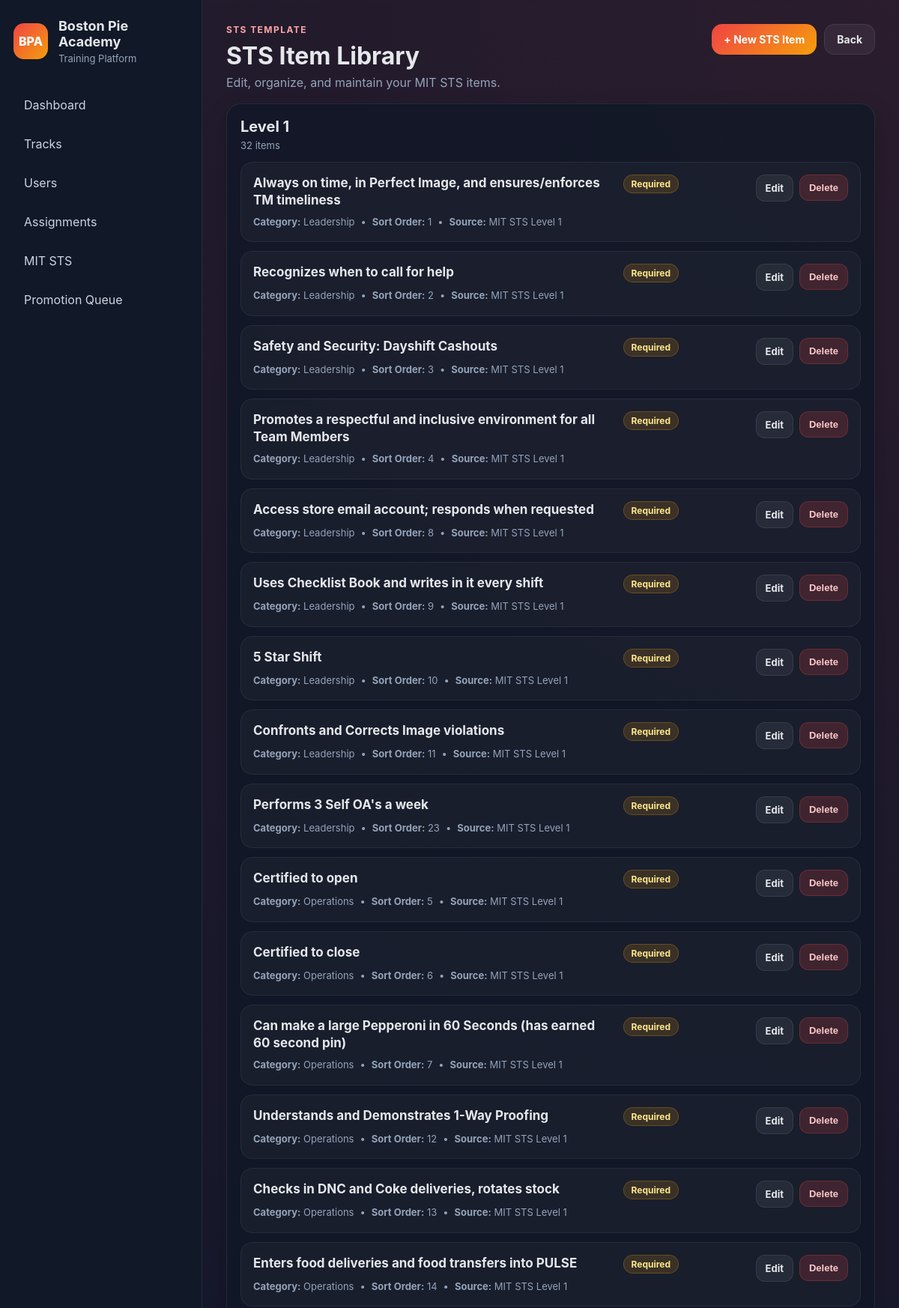
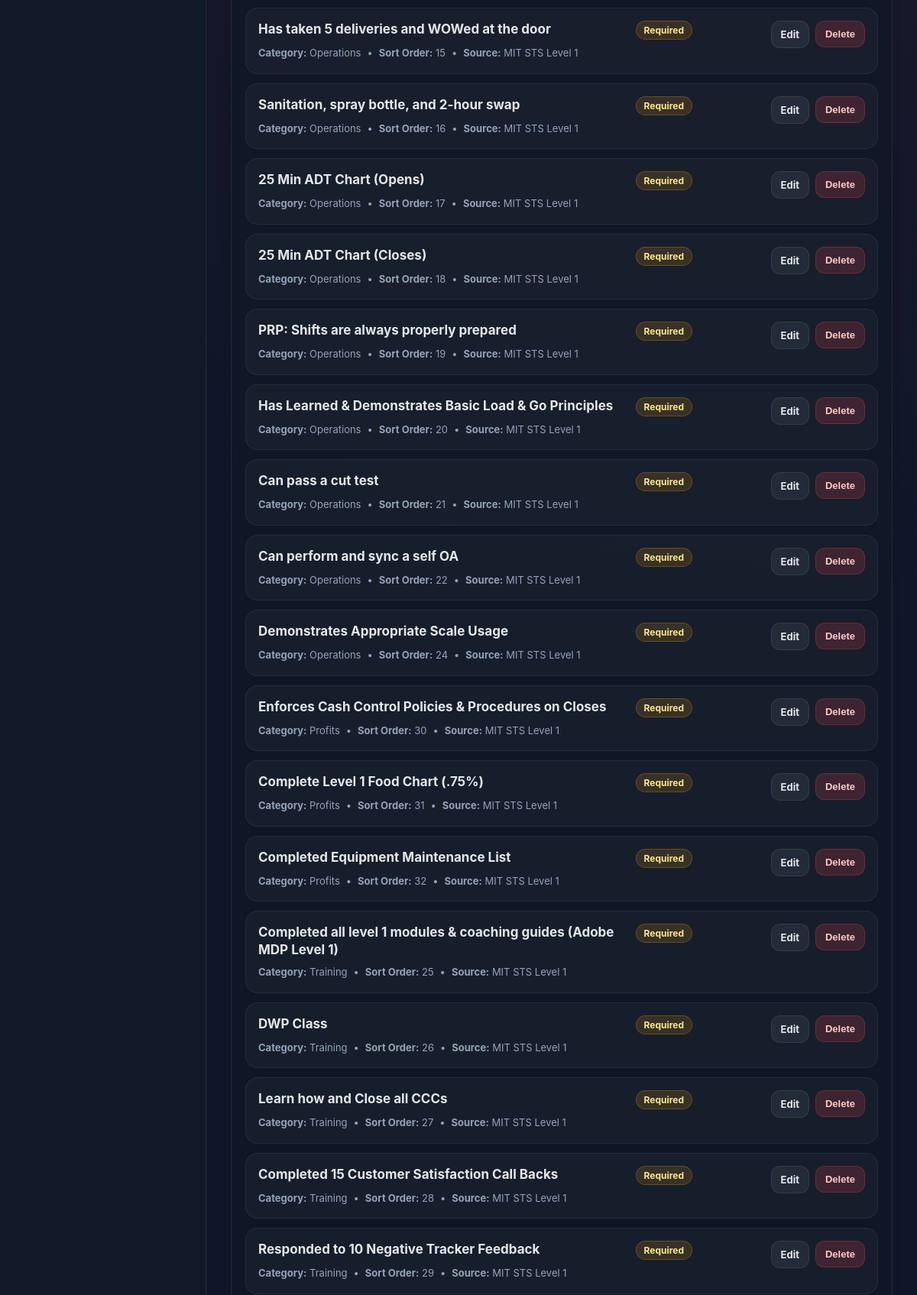
The app's page /mit-sts/templates (signed in, upper part) with its own data (2 pictures, top to bottom).
### app/models.py (models this page shows, shortened)
class MITLevelTemplate(db.Model):
    __tablename__ = "mit_level_templates"
    id = db.Column(db.Integer, primary_key=True)
    level_number = db.Column(db.Integer, nullable=False)
    category = db.Column(db.String(100), nullable=True)
    item_name = db.Column(db.String(255), nullable=False)
    item_description = db.Column(db.Text, nullable=True)
    sort_order = db.Column(db.Integer, default=0)
    is_required = db.Column(db.Boolean, default=True)
    source_ref = db.Column(db.String(255), nullable=True)
    progress_records = db.relationship(
        "MITLevelProgress",
        backref="template_item",
        cascade="all, delete-orphan",
        lazy=True
    )
    action_plan_items = db.relationship(
        "MITActionPlanItem",
        backref="related_template_item",
        lazy=True
    )
    tasks = db.relationship(
        "MITTask",
        backref="task_template_item",
        lazy=True
    )

### app/mit_sts/routes.py (the view)
@mit_sts_bp.route("/templates")
@login_required
def template_library():
    if not can_manage_templates():
        flash("You do not have permission to manage STS templates.", "danger")
        return redirect(url_for("academy.dashboard"))
    templates = MITLevelTemplate.query.order_by(
        MITLevelTemplate.level_number.asc(),
        MITLevelTemplate.category.asc(),
        MITLevelTemplate.sort_order.asc(),
        MITLevelTemplate.id.asc(),
    ).all()
    grouped_templates = defaultdict(list)
    for item in templates:
        grouped_templates[item.level_number].append(item)
    return render_template(
        "mit_sts/template_library.html",
        grouped_templates=dict(grouped_templates),
        user=current_user,
    )

### app/mit_sts/routes.py (called while the page is built)
def can_manage_templates():
    return current_user.is_authenticated and current_user.role in [
        "admin",
        "training_director",
        "coach",
    ]

### app/models.py (called while the page is built)
@login_manager.user_loader
def load_user(user_id):
    return User.query.get(int(user_id))

    @property
    def is_active(self):
        return self.is_active_user

### app/templates/mit_sts/template_library.html (shortened to what this page needs)
{% extends "base.html" %}
{% block content %}
<div class="page-header page-header-tight">
    <div>
        <p class="eyebrow">STS TEMPLATE</p>
        <h2>STS Item Library</h2>
        <p class="subtle">Edit, organize, and maintain your MIT STS items.</p>
    </div>
    <div class="track-actions">
        <a class="btn btn-primary" href="{{ url_for('mit_sts.new_template_item') }}">+ New STS Item</a>
        <a class="btn btn-secondary" href="{{ url_for('mit_sts.dashboard') }}">Back</a>
    </div>
</div>
<div class="task-board-stack">
    {% for level_number, items in grouped_templates.items() %}
    <div class="task-section-card">
        <div class="task-section-header">
            <div>
                <h3>Level {{ level_number }}</h3>
                <p>{{ items|length }} item{{ '' if items|length == 1 else 's' }}</p>
            </div>
        </div>
        <div class="task-list-compact">
            {% for item in items %}
            <div class="task-item-card">
                <div class="task-item-main">
                    <div class="task-item-topline">
                        <h4>{{ item.item_name }}</h4>
                        <span class="badge">{{ 'Required' if item.is_required else 'Optional' }}</span>
                    </div>
                    <div class="task-meta-row">
                        <span><strong>Category:</strong> {{ item.category or 'General' }}</span>
                        <span>•</span>
                        <span><strong>Sort Order:</strong> {{ item.sort_order }}</span>
                        {% if item.source_ref %}
                        <span>•</span>
                        <span><strong>Source:</strong> {{ item.source_ref }}</span>
                        {% endif %}
                    </div>
                </div>
                <div class="task-action-cluster">
                    <a class="btn btn-secondary btn-sm" href="{{ url_for('mit_sts.edit_template_item', item_id=item.id) }}">Edit</a>
                    <form method="POST" action="{{ url_for('mit_sts.delete_template_item', item_id=item.id) }}" onsubmit="return confirm('Delete this STS item?');">
                        <button type="submit" class="btn btn-danger btn-sm">Delete</button>
                    </form>
                </div>
            </div>
            {% endfor %}
        </div>
    </div>
    {% endfor %}
</div>
{% endblock %}

### app/static/css/style.css (style rules this page uses)
* { box-sizing: border-box; }
body { margin: 0; font-family: Inter, Arial, sans-serif; background: #0f172a; color: #e5e7eb; }
a { text-decoration: none; }
.page-header { display: flex; align-items: flex-start; justify-content: space-between; gap: 16px; margin-bottom: 24px; }
.eyebrow { margin: 0 0 8px; color: #fca5a5; font-size: 12px; font-weight: 700; letter-spacing: 0.12em; }
.page-header h2 { margin: 0; font-size: 32px; }
.subtle { margin: 8px 0 0; color: #94a3b8; }
.track-actions { display: flex; gap: 10px; flex-wrap: wrap; }
.btn { border: none; border-radius: 14px; padding: 11px 16px; cursor: pointer; font-weight: 700; font-size: 14px; display: inline-flex; align-items: center; justify-content: center; }
.btn-primary { background: linear-gradient(135deg, #ef4444, #f59e0b); color: white; }
.btn-secondary { background: rgba(255,255,255,0.06); color: #e5e7eb; border: 1px solid rgba(255,255,255,0.08); }
.btn-danger { background: rgba(239, 68, 68, 0.18); color: #fecaca; border: 1px solid rgba(239, 68, 68, 0.25); }
.badge { display: inline-flex; align-items: center; padding: 4px 10px; border-radius: 999px; background: rgba(245, 158, 11, 0.15); border: 1px solid rgba(245, 158, 11, 0.25); color: #fde68a; font-size: 12px; font-weight: 700; }
.task-board-stack { display: flex; flex-direction: column; gap: 18px; }
.page-header-tight { margin-bottom: 18px; }
.page-header-tight .subtle { margin-top: 6px; }
.task-section-card { background: rgba(17, 24, 39, 0.82); border: 1px solid rgba(255,255,255,0.08); border-radius: 20px; padding: 18px; box-shadow: 0 12px 32px rgba(0,0,0,0.18); }
.task-section-header { display: flex; justify-content: space-between; align-items: center; gap: 14px; margin-bottom: 14px; }
.task-section-header h3 { margin: 0; font-size: 20px; }
.task-section-header p { margin: 5px 0 0; color: #94a3b8; font-size: 13px; }
.task-list-compact { display: flex; flex-direction: column; gap: 12px; }
.task-item-card { display: flex; justify-content: space-between; align-items: flex-start; gap: 16px; padding: 16px; border-radius: 16px; background: rgba(255,255,255,0.03); border: 1px solid rgba(255,255,255,0.06); }
.task-item-main { flex: 1; min-width: 0; }
.task-item-topline { display: flex; justify-content: space-between; align-items: flex-start; gap: 12px; margin-bottom: 8px; }
.task-item-topline h4 { margin: 0; font-size: 17px; line-height: 1.35; }
.task-meta-row { display: flex; flex-wrap: wrap; gap: 8px; color: #94a3b8; font-size: 13px; line-height: 1.5; }
.task-action-cluster { display: flex; flex-wrap: wrap; gap: 8px; justify-content: flex-end; min-width: 210px; }
.btn-sm { padding: 9px 12px; border-radius: 12px; font-size: 13px; font-weight: 700; }
.track-actions .btn { min-height: 40px; }

### records on screen
MITLevelTemplate: item_name "Always on time, in Perfect Image, and ensures/enforces TM timeliness", is_required "Required", category "Leadership", sort_order "1", source_ref "MIT STS Level 1"
MITLevelTemplate: item_name "Recognizes when to call for help", is_required "Required", category "Leadership", sort_order "2", source_ref "MIT STS Level 1"
MITLevelTemplate: item_name "Safety and Security: Dayshift Cashouts", is_required "Required", category "Leadership", sort_order "3", source_ref "MIT STS Level 1"
MITLevelTemplate: item_name "Promotes a respectful and inclusive environment for all Team Members", is_required "Required", category "Leadership", sort_order "4", source_ref "MIT STS Level 1"
MITLevelTemplate: item_name "Access store email account; responds when requested", is_required "Required", category "Leadership", sort_order "8", source_ref "MIT STS Level 1"
MITLevelTemplate: item_name "Uses Checklist Book and writes in it every shift", is_required "Required", category "Leadership", sort_order "9", source_ref "MIT STS Level 1"
MITLevelTemplate: item_name "5 Star Shift", is_required "Required", category "Leadership", sort_order "10", source_ref "MIT STS Level 1"
MITLevelTemplate: item_name "Confronts and Corrects Image violations", is_required "Required", category "Leadership", sort_order "11", source_ref "MIT STS Level 1"
MITLevelTemplate: item_name "Performs 3 Self OA's a week", is_required "Required", category "Leadership", sort_order "23", source_ref "MIT STS Level 1"
MITLevelTemplate: item_name "Certified to open", is_required "Required", category "Operations", sort_order "5", source_ref "MIT STS Level 1"
MITLevelTemplate: item_name "Certified to close", is_required "Required", category "Operations", sort_order "6", source_ref "MIT STS Level 1"
MITLevelTemplate: item_name "Can make a large Pepperoni in 60 Seconds (has earned 60 second pin)", is_required "Required", category "Operations", sort_order "7", source_ref "MIT STS Level 1"
MITLevelTemplate: item_name "Understands and Demonstrates 1-Way Proofing", is_required "Required", category "Operations", sort_order "12", source_ref "MIT STS Level 1"
MITLevelTemplate: item_name "Checks in DNC and Coke deliveries, rotates stock", is_required "Required", category "Operations", sort_order "13", source_ref "MIT STS Level 1"
MITLevelTemplate: item_name "Enters food deliveries and food transfers into PULSE", is_required "Required", category "Operations", sort_order "14", source_ref "MIT STS Level 1"
MITLevelTemplate: item_name "Has taken 5 deliveries and WOWed at the door", is_required "Required", category "Operations", sort_order "15", source_ref "MIT STS Level 1"
MITLevelTemplate: item_name "Sanitation, spray bottle, and 2-hour swap", is_required "Required", category "Operations", sort_order "16", source_ref "MIT STS Level 1"
MITLevelTemplate: item_name "25 Min ADT Chart (Opens)", is_required "Required", category "Operations", sort_order "17", source_ref "MIT STS Level 1"
MITLevelTemplate: item_name "25 Min ADT Chart (Closes)", is_required "Required", category "Operations", sort_order "18", source_ref "MIT STS Level 1"
MITLevelTemplate: item_name "PRP: Shifts are always properly prepared", is_required "Required", category "Operations", sort_order "19", source_ref "MIT STS Level 1"
MITLevelTemplate: item_name "Has Learned & Demonstrates Basic Load & Go Principles", is_required "Required", category "Operations", sort_order "20", source_ref "MIT STS Level 1"
MITLevelTemplate: item_name "Can pass a cut test", is_required "Required", category "Operations", sort_order "21", source_ref "MIT STS Level 1"
MITLevelTemplate: item_name "Can perform and sync a self OA", is_required "Required", category "Operations", sort_order "22", source_ref "MIT STS Level 1"
MITLevelTemplate: item_name "Demonstrates Appropriate Scale Usage", is_required "Required", category "Operations", sort_order "24", source_ref "MIT STS Level 1"
MITLevelTemplate: item_name "Enforces Cash Control Policies & Procedures on Closes", is_required "Required", category "Profits", sort_order "30", source_ref "MIT STS Level 1"
MITLevelTemplate: item_name "Complete Level 1 Food Chart (.75%)", is_required "Required", category "Profits", sort_order "31", source_ref "MIT STS Level 1"
MITLevelTemplate: item_name "Completed Equipment Maintenance List", is_required "Required", category "Profits", sort_order "32", source_ref "MIT STS Level 1"
MITLevelTemplate: item_name "Completed all level 1 modules & coaching guides (Adobe MDP Level 1)", is_required "Required", category "Training", sort_order "25", source_ref "MIT STS Level 1"
MITLevelTemplate: item_name "DWP Class", is_required "Required", category "Training", sort_order "26", source_ref "MIT STS Level 1"
MITLevelTemplate: item_name "Learn how and Close all CCCs", is_required "Required", category "Training", sort_order "27", source_ref "MIT STS Level 1"
MITLevelTemplate: item_name "Completed 15 Customer Satisfaction Call Backs", is_required "Required", category "Training", sort_order "28", source_ref "MIT STS Level 1"
MITLevelTemplate: item_name "Responded to 10 Negative Tracker Feedback", is_required "Required", category "Training", sort_order "29", source_ref "MIT STS Level 1"

### other values on screen
{{ level_number }} "1"
{{ items|length }} "32"
{{ '' if items|length == 1 else 's' }} "s"
